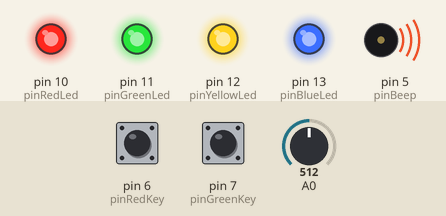
Simulated run of this sketch. Board: Arduino Uno, built with avr-gcc and run on an emulated ATmega328P. Parts: output pins drawn as LEDs (lit = HIGH), buzzer (waves = sounding). Dashed ring = blinking. Inputs (shaded band) come from the test bench; at power-on: A0 = 512, pin 6 (pinRedKey) HIGH, pin 7 (pinGreenKey) LOW. Random numbers use the default seed unless the sketch sets one.

Above: at 2.2 s.
2.3 s: A0 set to 306
At 3.0 s:
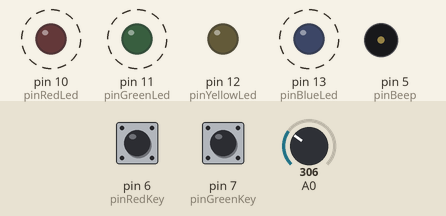
9.2 s: A0 set to 155
At 11.1 s:
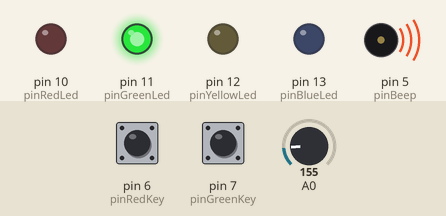
15.1 s: A0 set to 175
18.6 s: A0 set to 122
At 19.8 s:
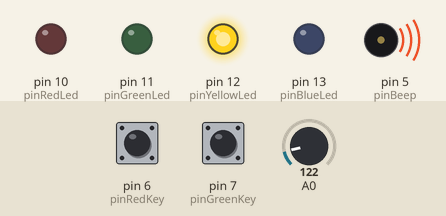
Timing chart, 0 to 23.1 s (numbered marks = the images above; inputs shaded):
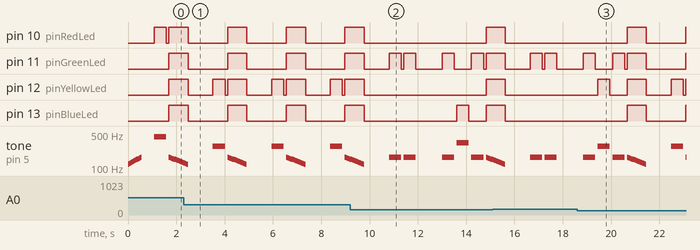

Measured:
- by itself, pin 10 (pinRedLed), pin 11 (pinGreenLed), pin 13 (pinBlueLed): alternates HIGH for 0.80 s and LOW for 1.6 s
- by itself, pin 12 (pinYellowLed): repeats every 2.4 s: HIGH 0.50 s, LOW 0.11 s, HIGH 0.80 s, LOW 1.0 s

The sketch:

SimonTalk.ino
```cpp
/*
Creating Date 38.01.2016
Created by Oleg Glytenko
Email: buran1td@mail.ru
*/


/*
Blue - E - 329.628 Hz - 1517
Yellow - C# - 277.18 Hz - 1804
Red - A - 440 Hz - 1136
Green - E - 164.81 Hz - 3034
*/
const int pinRedKey = 6;
const int pinGreenKey = 7;
const int pinYellowKey = 8;
const int pinBlueKey = 9;
const int pinRedLed = 10;
const int pinGreenLed = 11;
const int pinYellowLed = 12;
const int pinBlueLed = 13;
const int pinBeep = 5;

int Arr[256]; // игровой массив
int CurPos = 0; // текущая позиция курсора в Arr
int CurDur = 500;
int CurPauseDur = 100;
int Muse[4] = {440, 165, 277, 330};

void setup() {
  // put your setup code here, to run once:
  //randomSeed(analogRead(0));
  pinMode(pinRedKey, INPUT);
  pinMode(pinGreenKey, INPUT);
  pinMode(pinYellowKey, INPUT);
  pinMode(pinBlueKey, INPUT);
  pinMode(pinRedLed, OUTPUT);
  pinMode(pinGreenLed, OUTPUT);
  pinMode(pinYellowLed, OUTPUT);
  pinMode(pinBlueLed, OUTPUT);
  pinMode(pinBeep, OUTPUT);
  for(int i = 120; i <= 165; i+=3)
  {
    tone(pinBeep, i, 35);
    delay(35);
  }
  delay(500);
}

void loop()
{
  // put your main code here, to run repeatedly:
  randomSeed(analogRead(0)); // init random
  int arrSize = sizeof(Arr)/sizeof(Arr[0]);
  for(int i=0; i<arrSize; i++)// населяем массив
  {
    Arr[i] = (int)random(0,4);
  }
  while(CurPos < arrSize)
  {
    for(int i = 0; i <= CurPos; i++)// ход компьютера
    {
      play(Arr[i]);// играем звук и цвет
    }
    for(int i = 0; i <= CurPos; i++)// ход игрока
    {
      while(1)
      {
        int key = getKey(key);// читаем кнопку
        if(key == 0)continue;
        int curdata = key - pinRedKey;
        if(curdata != Arr[i])// если тон и цвет не совпали
        {
          failGame();
          goto newgame;
        }
        play(curdata);
        break;
      }
    }
    delay(1000);
    CurPos++;
    if(CurPos % 2 == 0) changeDuration();
  }
  winGame();
  newgame:
  initVars();
}
void changeDuration()
{
  int i = CurPos / 2;
  if(i == 1)
  {
    CurDur = 400;
    CurPauseDur = 80;
  }
  else if(i == 2)
  {
    CurDur = 300;
    CurPauseDur = 60;
  }
  else if(i == 3)
  {
    CurDur = 250;
    CurPauseDur = 50;
  }
  else if(i == 4)
  {
    CurDur = 200;
    CurPauseDur = 40;
  }
  else if(i == 5)
  {
    CurDur = 150;
    CurPauseDur = 30;
  }
  else
  {
    CurDur = 100;
    CurPauseDur = 25;
  }
}
void initVars()
{
  CurPos = 0;
  CurDur = 500;
  CurPauseDur = 100;
}
int getKey(int prevKey)
{
  int key = 0;
  delay(5);
  if(digitalRead(pinRedKey) == LOW) key = pinRedKey;
  else if(digitalRead(pinGreenKey) == LOW) key = pinGreenKey;
  else if(digitalRead(pinYellowKey) == LOW) key = pinYellowKey;
  else if(digitalRead(pinBlueKey) == LOW) key = pinBlueKey;
  //if(key == prevKey)return 0;
  return key;
}
void switchLed(int pinkey)
{
  digitalWrite(pinRedLed, LOW);
  digitalWrite(pinGreenLed, LOW);
  digitalWrite(pinYellowLed, LOW);
  digitalWrite(pinBlueLed, LOW);
  if(pinkey != 0)
    digitalWrite(pinkey + 4, HIGH);
}
void play(int data)
{
  digitalWrite(data+pinRedLed, HIGH);
  tone(pinBeep, Muse[data]/*, CurDur*/);
  delay(CurDur);
  digitalWrite(data+pinRedLed, LOW);
  noTone(pinBeep);
  delay(CurPauseDur);
}
void failGame()
{
  digitalWrite(pinRedLed, HIGH);
  digitalWrite(pinGreenLed, HIGH);
  digitalWrite(pinYellowLed, HIGH);
  digitalWrite(pinBlueLed, HIGH);
  for(int i = 165; i >= 120; i-=3)
  {
    tone(pinBeep, i, 50);
    delay(50);
  }
  digitalWrite(pinRedLed, LOW);
  digitalWrite(pinGreenLed, LOW);
  digitalWrite(pinYellowLed, LOW);
  digitalWrite(pinBlueLed, LOW);
  noTone(pinBeep);
  delay(1000);
}
void winGame()
{
  for(int i = 0; i < 4; i++)
  {
    digitalWrite(pinRedLed, HIGH);
    digitalWrite(pinGreenLed, HIGH);
    digitalWrite(pinYellowLed, HIGH);
    digitalWrite(pinBlueLed, HIGH);
    tone(pinBeep, 440, 500);
    delay(300);
    digitalWrite(pinRedLed, LOW);
    digitalWrite(pinGreenLed, LOW);
    digitalWrite(pinYellowLed, LOW);
    digitalWrite(pinBlueLed, LOW);
    delay(300);
  }
  noTone(pinBeep);
}
```
